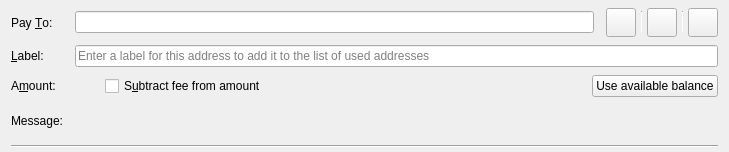
<?xml version="1.0" encoding="UTF-8"?>
<ui version="4.0">
 <class>SendCoinsEntry</class>
 <widget class="QWidget" name="SendCoinsEntry">
  <property name="geometry">
   <rect>
    <x>0</x>
    <y>0</y>
    <width>729</width>
    <height>152</height>
   </rect>
  </property>
  <property name="focusPolicy">
   <enum>Qt::TabFocus</enum>
  </property>
  <property name="autoFillBackground">
   <bool>false</bool>
  </property>
  <layout class="QGridLayout" name="gridLayout">
   <property name="topMargin">
    <number>8</number>
   </property>
   <property name="bottomMargin">
    <number>4</number>
   </property>
   <property name="horizontalSpacing">
    <number>12</number>
   </property>
   <property name="verticalSpacing">
    <number>8</number>
   </property>
    <item row="3" column="1">
     <widget class="QLabel" name="messageTextLabel">
      <property name="toolTip">
       <string>A message that was attached to the vipstarcoin: URI which will be stored with the transaction for your reference. Note: This message will not be sent over the VIPSTARCOIN network.</string>
      </property>
      <property name="textFormat">
       <enum>Qt::PlainText</enum>
      </property>
     </widget>
    </item>
   <item row="0" column="0">
    <widget class="QLabel" name="payToLabel">
     <property name="text">
      <string>Pay &amp;To:</string>
     </property>
     <property name="buddy">
      <cstring>payTo</cstring>
     </property>
    </widget>
   </item>
    <item row="2" column="1" colspan="4">
     <layout class="QHBoxLayout" name="horizontalLayoutAmount" stretch="0,0,1,0">
      <item>
       <widget class="BitcoinAmountField" name="payAmount" native="true">
        <property name="toolTip">
         <string>The amount to send in the selected unit</string>
        </property>
       </widget>
      </item>
      <item>
       <spacer name="horizontalSpacer">
        <property name="orientation">
         <enum>Qt::Horizontal</enum>
        </property>
        <property name="sizeType">
         <enum>QSizePolicy::Fixed</enum>
        </property>
        <property name="sizeHint" stdset="0">
        <size>
          <width>30</width>
          <height>20</height>
         </size>
        </property>
       </spacer>
      </item>
      <item>
       <widget class="QCheckBox" name="checkboxSubtractFeeFromAmount">
        <property name="toolTip">
         <string>The fee will be deducted from the amount being sent. The recipient will receive less vipstarcoins than you enter in the amount field. If multiple recipients are selected, the fee is split equally.</string>
        </property>
        <property name="text">
         <string>S&amp;ubtract fee from amount</string>
        </property>
       </widget>
      </item>
      <item>
       <widget class="QPushButton" name="useAvailableBalanceButton">
        <property name="focusPolicy">
         <enum>Qt::NoFocus</enum>
       </property>
        <property name="text">
         <string>Use available balance</string>
       </property>
      </widget>
     </item>
    </layout>
   </item>
   <item row="1" column="0">
    <widget class="QLabel" name="labellLabel">
     <property name="text">
      <string>&amp;Label:</string>
     </property>
     <property name="buddy">
      <cstring>addAsLabel</cstring>
     </property>
    </widget>
   </item>
    <item row="3" column="0">
     <widget class="QLabel" name="messageLabel">
      <property name="text">
       <string>Message:</string>
     </property>
    </widget>
   </item>
   <item row="2" column="0">
    <widget class="QLabel" name="amountLabel">
     <property name="text">
      <string>A&amp;mount:</string>
     </property>
     <property name="buddy">
      <cstring>payAmount</cstring>
     </property>
    </widget>
   </item>
    <item row="0" column="1">
     <layout class="QHBoxLayout" name="payToLayout">
      <property name="spacing">
       <number>6</number>
      </property>
      <item>
       <widget class="QValidatedLineEdit" name="payTo">
        <property name="toolTip">
         <string>The VIPSTARCOIN address to send the payment to</string>
        </property>
       </widget>
      </item>
     </layout>
    </item>
    <item row="4" column="0" colspan="5">
     <widget class="Line" name="hLine">
      <property name="orientation">
       <enum>Qt::Horizontal</enum>
      </property>
     </widget>
    </item>
    <item row="0" column="2" colspan="3">
     <layout class="QHBoxLayout" name="horizontalLayout_3">
      <property name="spacing">
       <number>5</number>
      </property>
      <item>
       <widget class="QToolButton" name="deleteButton">
        <property name="toolTip">
         <string>Remove this entry</string>
        </property>
        <property name="text">
         <string/>
        </property>
        <property name="icon">
         <iconset resource="../bitcoin.qrc">
          <normaloff>:/icons/remove_entry</normaloff>:/icons/remove_entry</iconset>
        </property>
        <property name="iconSize">
         <size>
          <width>22</width>
          <height>22</height>
         </size>
        </property>
       </widget>
      </item>
      <item>
       <widget class="Line" name="vLine">
        <property name="maximumSize">
         <size>
          <width>1</width>
          <height>22</height>
         </size>
        </property>
        <property name="orientation">
         <enum>Qt::Vertical</enum>
        </property>
       </widget>
      </item>
      <item>
       <widget class="QToolButton" name="addressBookButton">
        <property name="toolTip">
         <string>Choose previously used address</string>
        </property>
        <property name="text">
         <string/>
        </property>
        <property name="icon">
         <iconset resource="../bitcoin.qrc">
          <normaloff>:/icons/address-book</normaloff>:/icons/address-book</iconset>
        </property>
        <property name="iconSize">
         <size>
          <width>22</width>
          <height>22</height>
         </size>
        </property>
        <property name="shortcut">
         <string>Alt+A</string>
        </property>
       </widget>
      </item>
      <item>
       <widget class="Line" name="vLine2">
        <property name="maximumSize">
         <size>
          <width>1</width>
          <height>22</height>
         </size>
        </property>
        <property name="orientation">
         <enum>Qt::Vertical</enum>
        </property>
       </widget>
      </item>
      <item>
       <widget class="QToolButton" name="pasteButton">
        <property name="toolTip">
         <string>Paste address from clipboard</string>
        </property>
        <property name="text">
         <string/>
        </property>
        <property name="icon">
         <iconset resource="../bitcoin.qrc">
          <normaloff>:/icons/editpaste</normaloff>:/icons/editpaste</iconset>
        </property>
        <property name="iconSize">
         <size>
          <width>22</width>
          <height>22</height>
         </size>
        </property>
        <property name="shortcut">
         <string>Alt+P</string>
        </property>
       </widget>
      </item>
     </layout>
    </item>
    <item row="1" column="1" colspan="4">
     <widget class="QLineEdit" name="addAsLabel">
      <property name="toolTip">
       <string>Enter a label for this address to add it to the list of used addresses</string>
      </property>
      <property name="placeholderText">
       <string>Enter a label for this address to add it to the list of used addresses</string>
      </property>
     </widget>
    </item>
   </layout>
  </widget>
 <customwidgets>
  <customwidget>
   <class>QValidatedLineEdit</class>
   <extends>QLineEdit</extends>
   <header>qt/qvalidatedlineedit.h</header>
  </customwidget>
  <customwidget>
   <class>BitcoinAmountField</class>
   <extends>QWidget</extends>
   <header>qt/bitcoinamountfield.h</header>
   <container>1</container>
  </customwidget>
 </customwidgets>
 <tabstops>
  <tabstop>payTo</tabstop>
  <tabstop>addressBookButton</tabstop>
  <tabstop>pasteButton</tabstop>
  <tabstop>deleteButton</tabstop>
  <tabstop>addAsLabel</tabstop>
  <tabstop>payAmount</tabstop>
 </tabstops>
 <resources>
  <include location="../bitcoin.qrc"/>
 </resources>
 <connections/>
</ui>
